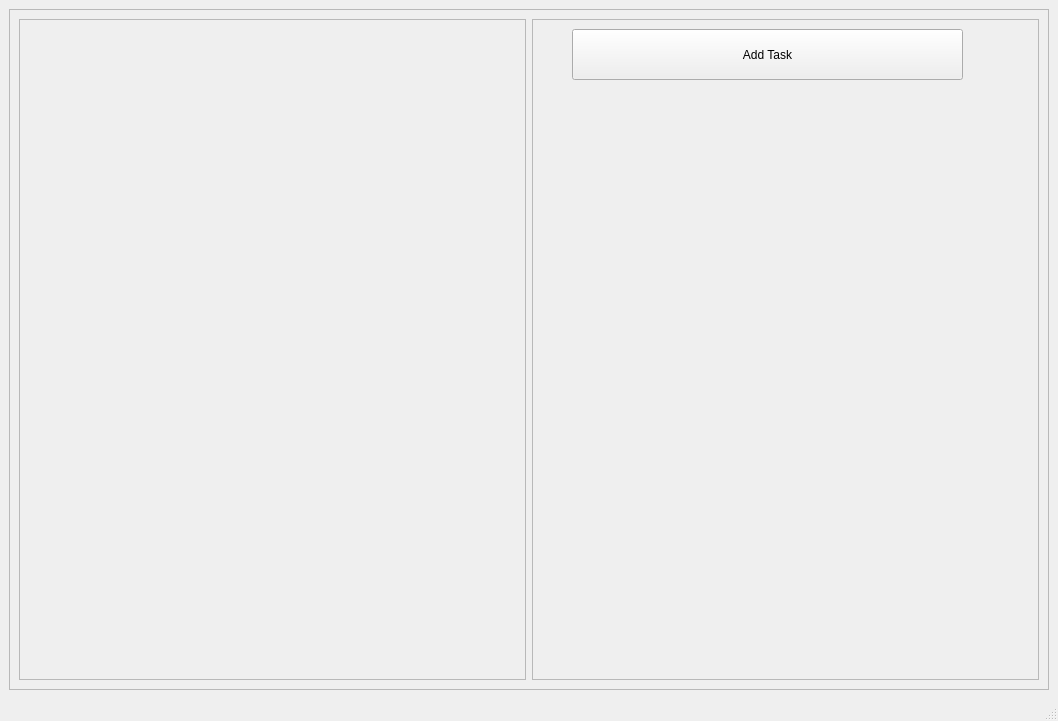
<?xml version="1.0" encoding="UTF-8"?>
<ui version="4.0">
 <class>MainWindow</class>
 <widget class="QMainWindow" name="MainWindow">
  <property name="geometry">
   <rect>
    <x>0</x>
    <y>0</y>
    <width>1058</width>
    <height>721</height>
   </rect>
  </property>
  <property name="windowTitle">
   <string>MainWindow</string>
  </property>
  <widget class="QWidget" name="centralwidget">
   <layout class="QVBoxLayout" name="verticalLayout">
    <item>
     <widget class="QFrame" name="central_frame">
      <property name="frameShape">
       <enum>QFrame::StyledPanel</enum>
      </property>
      <property name="frameShadow">
       <enum>QFrame::Raised</enum>
      </property>
      <layout class="QHBoxLayout" name="horizontalLayout">
       <item>
        <widget class="QFrame" name="task_frame">
         <property name="frameShape">
          <enum>QFrame::StyledPanel</enum>
         </property>
         <property name="frameShadow">
          <enum>QFrame::Raised</enum>
         </property>
        </widget>
       </item>
       <item>
        <widget class="QFrame" name="perf_frame">
         <property name="frameShape">
          <enum>QFrame::StyledPanel</enum>
         </property>
         <property name="frameShadow">
          <enum>QFrame::Raised</enum>
         </property>
         <widget class="QPushButton" name="add_task">
          <property name="geometry">
           <rect>
            <x>40</x>
            <y>10</y>
            <width>391</width>
            <height>51</height>
           </rect>
          </property>
          <property name="text">
           <string>Add Task</string>
          </property>
         </widget>
        </widget>
       </item>
      </layout>
     </widget>
    </item>
   </layout>
  </widget>
  <widget class="QMenuBar" name="menubar">
   <property name="geometry">
    <rect>
     <x>0</x>
     <y>0</y>
     <width>1058</width>
     <height>27</height>
    </rect>
   </property>
  </widget>
  <widget class="QStatusBar" name="statusbar"/>
 </widget>
 <resources/>
 <connections/>
</ui>
